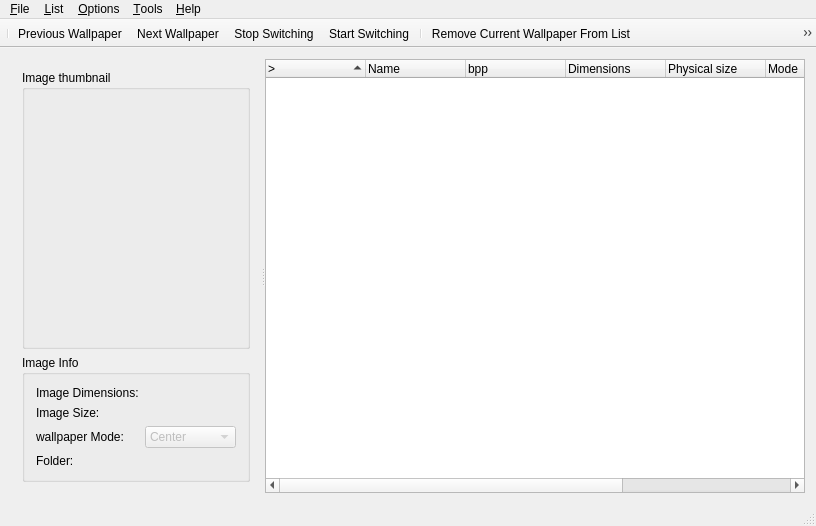
<?xml version="1.0" encoding="UTF-8"?>
<ui version="4.0">
 <class>MainWindow</class>
 <widget class="QMainWindow" name="MainWindow">
  <property name="geometry">
   <rect>
    <x>0</x>
    <y>0</y>
    <width>816</width>
    <height>526</height>
   </rect>
  </property>
  <property name="windowTitle">
   <string>Wallpaper Changer</string>
  </property>
  <property name="unifiedTitleAndToolBarOnMac">
   <bool>false</bool>
  </property>
  <widget class="QWidget" name="centralWidget">
   <property name="sizePolicy">
    <sizepolicy hsizetype="Preferred" vsizetype="Preferred">
     <horstretch>0</horstretch>
     <verstretch>0</verstretch>
    </sizepolicy>
   </property>
   <layout class="QVBoxLayout" name="verticalLayout_3">
    <item>
     <widget class="QSplitter" name="splitter">
      <property name="orientation">
       <enum>Qt::Horizontal</enum>
      </property>
      <widget class="QWidget" name="layoutWidget">
       <layout class="QVBoxLayout" name="verticalLayout">
        <property name="sizeConstraint">
         <enum>QLayout::SetMinimumSize</enum>
        </property>
        <item>
         <widget class="QGroupBox" name="ImageThumbnailGroupBox">
          <property name="minimumSize">
           <size>
            <width>0</width>
            <height>100</height>
           </size>
          </property>
          <property name="title">
           <string>Image thumbnail</string>
          </property>
          <layout class="QHBoxLayout" name="horizontalLayout_5">
           <item>
            <widget class="ImageThumbnailWidget" name="ImageThumbWidget" native="true">
             <property name="minimumSize">
              <size>
               <width>200</width>
               <height>180</height>
              </size>
             </property>
             <property name="maximumSize">
              <size>
               <width>16777215</width>
               <height>16777215</height>
              </size>
             </property>
            </widget>
           </item>
          </layout>
         </widget>
        </item>
        <item>
         <widget class="QGroupBox" name="ImageInfolGroupBox">
          <property name="sizePolicy">
           <sizepolicy hsizetype="Preferred" vsizetype="Fixed">
            <horstretch>0</horstretch>
            <verstretch>0</verstretch>
           </sizepolicy>
          </property>
          <property name="minimumSize">
           <size>
            <width>0</width>
            <height>0</height>
           </size>
          </property>
          <property name="title">
           <string>Image Info</string>
          </property>
          <layout class="QVBoxLayout" name="verticalLayout_2">
           <item>
            <layout class="QGridLayout" name="gridLayout">
             <item row="0" column="0">
              <widget class="QLabel" name="ImageDimensionsLabel">
               <property name="sizePolicy">
                <sizepolicy hsizetype="Fixed" vsizetype="Preferred">
                 <horstretch>0</horstretch>
                 <verstretch>0</verstretch>
                </sizepolicy>
               </property>
               <property name="text">
                <string>Image Dimensions:</string>
               </property>
              </widget>
             </item>
             <item row="0" column="1">
              <widget class="QLabel" name="_imageDimensionsIndicatorLabel">
               <property name="text">
                <string/>
               </property>
               <property name="alignment">
                <set>Qt::AlignRight|Qt::AlignTrailing|Qt::AlignVCenter</set>
               </property>
              </widget>
             </item>
             <item row="1" column="0">
              <widget class="QLabel" name="ImageSizeLabel">
               <property name="sizePolicy">
                <sizepolicy hsizetype="Fixed" vsizetype="Preferred">
                 <horstretch>0</horstretch>
                 <verstretch>0</verstretch>
                </sizepolicy>
               </property>
               <property name="text">
                <string>Image Size:</string>
               </property>
              </widget>
             </item>
             <item row="1" column="1">
              <widget class="QLabel" name="_imageSizeIndicatorLabel">
               <property name="text">
                <string/>
               </property>
               <property name="alignment">
                <set>Qt::AlignRight|Qt::AlignTrailing|Qt::AlignVCenter</set>
               </property>
              </widget>
             </item>
             <item row="2" column="0">
              <widget class="QLabel" name="ViewModeLabel">
               <property name="sizePolicy">
                <sizepolicy hsizetype="Fixed" vsizetype="Fixed">
                 <horstretch>0</horstretch>
                 <verstretch>0</verstretch>
                </sizepolicy>
               </property>
               <property name="text">
                <string>wallpaper Mode:</string>
               </property>
              </widget>
             </item>
             <item row="2" column="1">
              <widget class="QComboBox" name="_wpModeComboBox">
               <property name="enabled">
                <bool>false</bool>
               </property>
               <property name="sizePolicy">
                <sizepolicy hsizetype="Minimum" vsizetype="Fixed">
                 <horstretch>0</horstretch>
                 <verstretch>0</verstretch>
                </sizepolicy>
               </property>
               <item>
                <property name="text">
                 <string>Center</string>
                </property>
               </item>
               <item>
                <property name="text">
                 <string>Stretch</string>
                </property>
               </item>
              </widget>
             </item>
             <item row="3" column="0">
              <widget class="QLabel" name="label">
               <property name="sizePolicy">
                <sizepolicy hsizetype="Fixed" vsizetype="Preferred">
                 <horstretch>0</horstretch>
                 <verstretch>0</verstretch>
                </sizepolicy>
               </property>
               <property name="text">
                <string>Folder:</string>
               </property>
              </widget>
             </item>
             <item row="3" column="1">
              <widget class="QLabel" name="_filePathIndicator">
               <property name="text">
                <string notr="true"/>
               </property>
               <property name="textFormat">
                <enum>Qt::PlainText</enum>
               </property>
               <property name="alignment">
                <set>Qt::AlignRight|Qt::AlignTrailing|Qt::AlignVCenter</set>
               </property>
               <property name="wordWrap">
                <bool>true</bool>
               </property>
               <property name="textInteractionFlags">
                <set>Qt::NoTextInteraction</set>
               </property>
              </widget>
             </item>
            </layout>
           </item>
          </layout>
         </widget>
        </item>
       </layout>
      </widget>
      <widget class="QTreeWidget" name="_imageList">
       <property name="sizePolicy">
        <sizepolicy hsizetype="Preferred" vsizetype="Preferred">
         <horstretch>1</horstretch>
         <verstretch>1</verstretch>
        </sizepolicy>
       </property>
       <property name="contextMenuPolicy">
        <enum>Qt::CustomContextMenu</enum>
       </property>
       <property name="acceptDrops">
        <bool>true</bool>
       </property>
       <property name="dragDropMode">
        <enum>QAbstractItemView::DropOnly</enum>
       </property>
       <property name="alternatingRowColors">
        <bool>false</bool>
       </property>
       <property name="selectionMode">
        <enum>QAbstractItemView::ExtendedSelection</enum>
       </property>
       <property name="rootIsDecorated">
        <bool>false</bool>
       </property>
       <property name="uniformRowHeights">
        <bool>true</bool>
       </property>
       <property name="itemsExpandable">
        <bool>false</bool>
       </property>
       <property name="sortingEnabled">
        <bool>true</bool>
       </property>
       <property name="allColumnsShowFocus">
        <bool>true</bool>
       </property>
       <property name="expandsOnDoubleClick">
        <bool>false</bool>
       </property>
       <attribute name="headerVisible">
        <bool>true</bool>
       </attribute>
       <attribute name="headerCascadingSectionResizes">
        <bool>false</bool>
       </attribute>
       <attribute name="headerDefaultSectionSize">
        <number>100</number>
       </attribute>
       <attribute name="headerHighlightSections">
        <bool>false</bool>
       </attribute>
       <attribute name="headerShowSortIndicator" stdset="0">
        <bool>true</bool>
       </attribute>
       <attribute name="headerStretchLastSection">
        <bool>true</bool>
       </attribute>
       <column>
        <property name="text">
         <string>&gt;</string>
        </property>
       </column>
       <column>
        <property name="text">
         <string>Name</string>
        </property>
       </column>
       <column>
        <property name="text">
         <string>bpp</string>
        </property>
       </column>
       <column>
        <property name="text">
         <string>Dimensions</string>
        </property>
       </column>
       <column>
        <property name="text">
         <string>Physical size</string>
        </property>
       </column>
       <column>
        <property name="text">
         <string>Mode</string>
        </property>
       </column>
       <column>
        <property name="text">
         <string>Format</string>
        </property>
       </column>
       <column>
        <property name="text">
         <string>Folder</string>
        </property>
       </column>
      </widget>
     </widget>
    </item>
   </layout>
  </widget>
  <widget class="QMenuBar" name="menuBar">
   <property name="geometry">
    <rect>
     <x>0</x>
     <y>0</y>
     <width>816</width>
     <height>21</height>
    </rect>
   </property>
   <widget class="QMenu" name="menuFile">
    <property name="title">
     <string>&amp;File</string>
    </property>
    <addaction name="actionAdd_Images"/>
    <addaction name="separator"/>
    <addaction name="actionLoad_Image_List"/>
    <addaction name="actionSave_Image_List"/>
    <addaction name="actionSave_Image_List_As"/>
    <addaction name="separator"/>
    <addaction name="actionExit"/>
   </widget>
   <widget class="QMenu" name="menuAbout">
    <property name="title">
     <string>&amp;Help</string>
    </property>
    <addaction name="separator"/>
    <addaction name="action_About"/>
   </widget>
   <widget class="QMenu" name="menuOptions">
    <property name="title">
     <string>&amp;Options</string>
    </property>
    <addaction name="actionSettings"/>
   </widget>
   <widget class="QMenu" name="menu">
    <property name="title">
     <string>&amp;Tools</string>
    </property>
    <addaction name="actionBrowser"/>
    <addaction name="separator"/>
   </widget>
   <widget class="QMenu" name="menuList">
    <property name="title">
     <string>&amp;List</string>
    </property>
    <addaction name="actionSearch_images_by_file_name"/>
    <addaction name="separator"/>
    <addaction name="actionRemove_Non_Existent_Entries"/>
    <addaction name="actionFind_duplicate_list_entries"/>
    <addaction name="actionFind_duplicate_files_on_disk"/>
    <addaction name="separator"/>
    <addaction name="actionNext_wallpaper"/>
    <addaction name="actionPrevious_Wallpaper"/>
    <addaction name="actionStart_switching"/>
    <addaction name="actionStop_Switching"/>
    <addaction name="separator"/>
    <addaction name="actionRemove_Current_Image_from_List"/>
    <addaction name="actionDelete_Current_Wallpaper_From_Disk"/>
   </widget>
   <addaction name="menuFile"/>
   <addaction name="menuList"/>
   <addaction name="menuOptions"/>
   <addaction name="menu"/>
   <addaction name="menuAbout"/>
  </widget>
  <widget class="QStatusBar" name="statusBar"/>
  <widget class="QToolBar" name="_toolBar">
   <property name="windowTitle">
    <string>toolBar</string>
   </property>
   <property name="movable">
    <bool>false</bool>
   </property>
   <property name="floatable">
    <bool>false</bool>
   </property>
   <attribute name="toolBarArea">
    <enum>TopToolBarArea</enum>
   </attribute>
   <attribute name="toolBarBreak">
    <bool>false</bool>
   </attribute>
   <addaction name="separator"/>
   <addaction name="actionPrevious_Wallpaper"/>
   <addaction name="actionNext_wallpaper"/>
   <addaction name="actionStop_Switching"/>
   <addaction name="actionStart_switching"/>
   <addaction name="separator"/>
   <addaction name="actionRemove_Current_Image_from_List"/>
   <addaction name="actionDelete_Current_Wallpaper_From_Disk"/>
  </widget>
  <action name="actionLoad_Image_List">
   <property name="text">
    <string>&amp;Load Image List...</string>
   </property>
   <property name="shortcut">
    <string>Ctrl+L</string>
   </property>
  </action>
  <action name="actionSave_Image_List">
   <property name="text">
    <string>&amp;Save Image List</string>
   </property>
   <property name="shortcut">
    <string>Ctrl+S</string>
   </property>
  </action>
  <action name="actionSettings">
   <property name="text">
    <string>&amp;Settings...</string>
   </property>
  </action>
  <action name="actionAdd_Images">
   <property name="text">
    <string>&amp;Add Image(s)...</string>
   </property>
   <property name="shortcut">
    <string>Ctrl+O</string>
   </property>
  </action>
  <action name="action_About">
   <property name="text">
    <string>&amp;About...</string>
   </property>
  </action>
  <action name="actionSave_Image_List_As">
   <property name="text">
    <string>Save &amp;Image List As...</string>
   </property>
   <property name="shortcut">
    <string>Ctrl+Shift+S</string>
   </property>
  </action>
  <action name="actionBrowser">
   <property name="text">
    <string>&amp;Browser...</string>
   </property>
   <property name="shortcut">
    <string>F2</string>
   </property>
  </action>
  <action name="actionFind_duplicates">
   <property name="text">
    <string>Find duplicates</string>
   </property>
  </action>
  <action name="actionFind_duplicate_list_entries">
   <property name="text">
    <string>&amp;Find Duplicate &amp;List Entries</string>
   </property>
  </action>
  <action name="actionFind_duplicate_files_on_disk">
   <property name="text">
    <string>Find &amp;Duplicate &amp;Files on Disk</string>
   </property>
  </action>
  <action name="actionRemove_Current_Image_from_List">
   <property name="icon">
    <iconset resource="resource.qrc">
     <normaloff>:/icons/resources/remove.png</normaloff>:/icons/resources/remove.png</iconset>
   </property>
   <property name="text">
    <string>R&amp;emove Current Wallpaper From List</string>
   </property>
  </action>
  <action name="actionDelete_Current_Wallpaper_From_Disk">
   <property name="icon">
    <iconset resource="resource.qrc">
     <normaloff>:/icons/resources/delete.png</normaloff>:/icons/resources/delete.png</iconset>
   </property>
   <property name="text">
    <string>Delete &amp;Current Wallpaper From Disk</string>
   </property>
  </action>
  <action name="actionNext_wallpaper">
   <property name="icon">
    <iconset resource="resource.qrc">
     <normaloff>:/icons/resources/next.png</normaloff>:/icons/resources/next.png</iconset>
   </property>
   <property name="text">
    <string>&amp;Next Wallpaper</string>
   </property>
  </action>
  <action name="actionPrevious_Wallpaper">
   <property name="icon">
    <iconset resource="resource.qrc">
     <normaloff>:/icons/resources/previous.png</normaloff>:/icons/resources/previous.png</iconset>
   </property>
   <property name="text">
    <string>&amp;Previous Wallpaper</string>
   </property>
  </action>
  <action name="actionStart_switching">
   <property name="icon">
    <iconset resource="resource.qrc">
     <normaloff>:/icons/resources/start.png</normaloff>:/icons/resources/start.png</iconset>
   </property>
   <property name="text">
    <string>St&amp;art Switching</string>
   </property>
  </action>
  <action name="actionStop_Switching">
   <property name="icon">
    <iconset resource="resource.qrc">
     <normaloff>:/icons/resources/stop.png</normaloff>:/icons/resources/stop.png</iconset>
   </property>
   <property name="text">
    <string>St&amp;op Switching</string>
   </property>
  </action>
  <action name="actionRemove_Non_Existent_Entries">
   <property name="text">
    <string>&amp;Remove Non-Existent Entries</string>
   </property>
  </action>
  <action name="actionExit">
   <property name="text">
    <string>&amp;Exit</string>
   </property>
  </action>
  <action name="actionSearch_images_by_file_name">
   <property name="text">
    <string>Search images by file name</string>
   </property>
   <property name="shortcut">
    <string>Ctrl+F</string>
   </property>
  </action>
 </widget>
 <layoutdefault spacing="6" margin="11"/>
 <customwidgets>
  <customwidget>
   <class>ImageThumbnailWidget</class>
   <extends>QWidget</extends>
   <header>thumbnailwidget/imagethumbnailwidget.h</header>
   <container>1</container>
  </customwidget>
 </customwidgets>
 <resources>
  <include location="resource.qrc"/>
 </resources>
 <connections/>
</ui>
